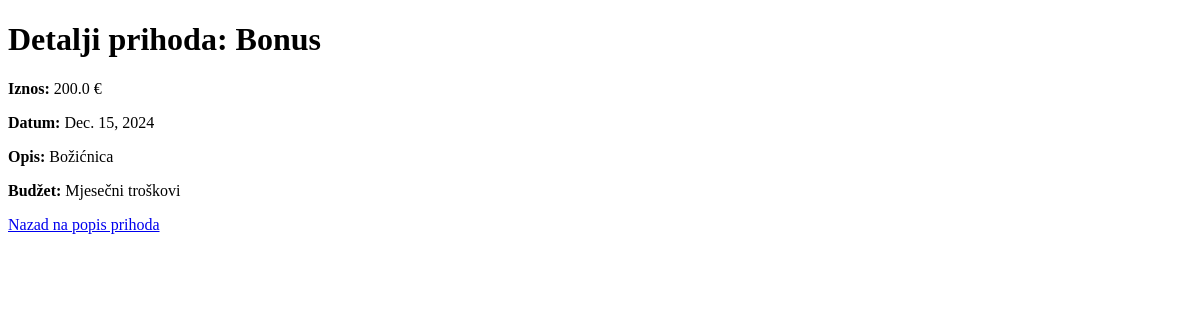
Page /main/prihod/Bonus/ on the earlier database version.
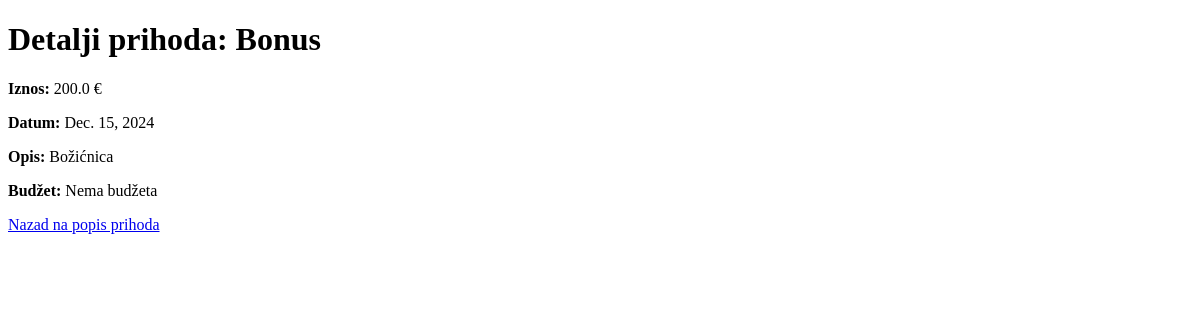
Same page on the later database version.
### main/models.py (models this page shows, shortened)
class Prihod(models.Model):
    naziv = models.CharField(max_length=30)
    iznos = models.FloatField()
    datum = models.DateField()
    opis = models.TextField()
    budzet = models.ForeignKey(Budzet, on_delete=models.SET_NULL, null=True, blank=True)

class Budzet(models.Model):
    naziv = models.CharField(max_length=30)
    iznos = models.FloatField()
    datum = models.DateField()
    opis = models.TextField()
    tag = models.OneToOneField('Tag', on_delete=models.SET_NULL, null=True, blank=True, related_name='budzet')

### main/views.py (the view)
# urls.py: path('prihod/<str:naziv>/', PrihodDetailView.as_view(), name='prihod_detail'),
class PrihodDetailView(DetailView):
    model = Prihod
    template_name = 'main/prihod_detail.html'
    context_object_name = 'prihod'
    def get_object(self):
        return get_object_or_404(Prihod, naziv=self.kwargs['naziv'])

### main/templates/main/prihod_detail.html (shortened to what this page needs)
<!DOCTYPE html>
<html lang="hr">
<head>
</head>
<body>
    <h1>Detalji prihoda: {{ prihod.naziv }}</h1>
    <p><strong>Iznos:</strong> {{ prihod.iznos }} €</p>
    <p><strong>Datum:</strong> {{ prihod.datum }}</p>
    <p><strong>Opis:</strong> {{ prihod.opis }}</p>
    <p><strong>Budžet:</strong> {% if prihod.budzet %}{{ prihod.budzet.naziv }}{% else %}Nema budžeta{% endif %}</p>
    <a href="{% url 'prihod_list' %}">Nazad na popis prihoda</a>
</body>
</html>

Differences in the rows shown:
changed Prihod "Bonus": budzet.naziv "Mjesečni troškovi" → (not shown)
Other differences:
text now shown: "Nema budžeta"
